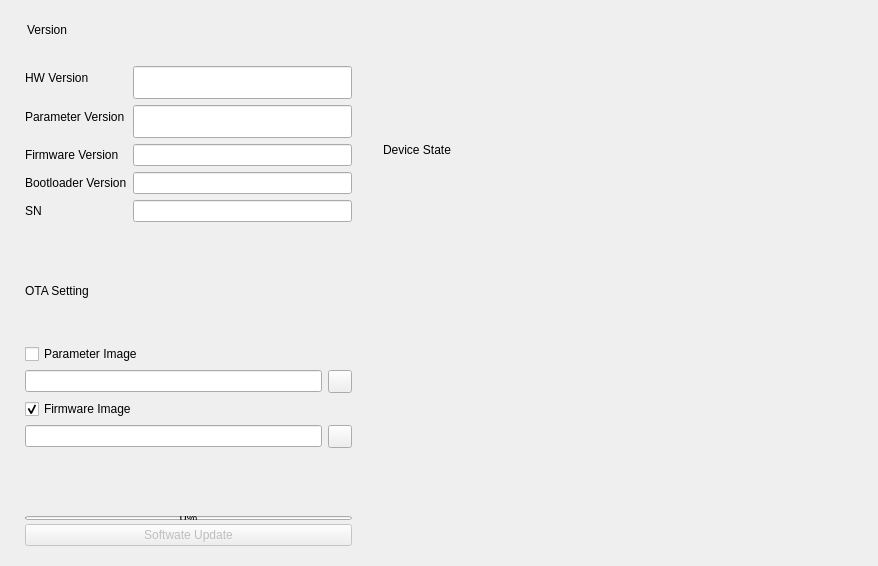
       <widget class="QWidget" name="BMS_TAB">
        <attribute name="title">
         <string>BMS</string>
        </attribute>
        <layout class="QHBoxLayout" name="horizontalLayout_18">
         <item>
          <widget class="CardWidget" name="SettingCard_3">
           <property name="sizePolicy">
            <sizepolicy hsizetype="Preferred" vsizetype="Expanding">
             <horstretch>0</horstretch>
             <verstretch>0</verstretch>
            </sizepolicy>
           </property>
           <property name="minimumSize">
            <size>
             <width>350</width>
             <height>0</height>
            </size>
           </property>
           <property name="maximumSize">
            <size>
             <width>400</width>
             <height>16777215</height>
            </size>
           </property>
           <property name="styleSheet">
            <string notr="true"/>
           </property>
           <layout class="QVBoxLayout" name="verticalLayout_14">
            <item>
             <layout class="QVBoxLayout" name="verticalLayout_15">
              <item>
               <layout class="QHBoxLayout" name="horizontalLayout_15">
                <property name="leftMargin">
                 <number>5</number>
                </property>
                <item>
                 <spacer name="horizontalSpacer_16">
                  <property name="orientation">
                   <enum>Qt::Horizontal</enum>
                  </property>
                  <property name="sizeType">
                   <enum>QSizePolicy::Fixed</enum>
                  </property>
                  <property name="sizeHint" stdset="0">
                   <size>
                    <width>2</width>
                    <height>20</height>
                   </size>
                  </property>
                 </spacer>
                </item>
                <item>
                 <widget class="StrongBodyLabel" name="ParamConfLabel_3">
                  <property name="text">
                   <string>Version</string>
                  </property>
                 </widget>
                </item>
                <item>
                 <spacer name="horizontalSpacer_17">
                  <property name="orientation">
                   <enum>Qt::Horizontal</enum>
                  </property>
                  <property name="sizeHint" stdset="0">
                   <size>
                    <width>40</width>
                    <height>20</height>
                   </size>
                  </property>
                 </spacer>
                </item>
               </layout>
              </item>
              <item>
               <layout class="QVBoxLayout" name="verticalLayout_16">
                <property name="leftMargin">
                 <number>5</number>
                </property>
                <property name="topMargin">
                 <number>10</number>
                </property>
                <item>
                 <layout class="QFormLayout" name="formLayout_3">
                  <property name="topMargin">
                   <number>10</number>
                  </property>
                  <property name="bottomMargin">
                   <number>10</number>
                  </property>
                  <item row="0" column="0">
                   <widget class="BodyLabel" name="BodyLabel_PID_3">
                    <property name="sizePolicy">
                     <sizepolicy hsizetype="Expanding" vsizetype="Preferred">
                      <horstretch>0</horstretch>
                      <verstretch>0</verstretch>
                     </sizepolicy>
                    </property>
                    <property name="minimumSize">
                     <size>
                      <width>0</width>
                      <height>0</height>
                     </size>
                    </property>
                    <property name="maximumSize">
                     <size>
                      <width>16777215</width>
                      <height>16777215</height>
                     </size>
                    </property>
                    <property name="text">
                     <string>HW Version</string>
                    </property>
                   </widget>
                  </item>
                  <item row="0" column="1">
                   <widget class="LineEdit" name="HWVersion_3">
                    <property name="sizePolicy">
                     <sizepolicy hsizetype="Expanding" vsizetype="Fixed">
                      <horstretch>0</horstretch>
                      <verstretch>0</verstretch>
                     </sizepolicy>
                    </property>
                    <property name="minimumSize">
                     <size>
                      <width>180</width>
                      <height>33</height>
                     </size>
                    </property>
                    <property name="text">
                     <string/>
                    </property>
                    <property name="readOnly">
                     <bool>true</bool>
                    </property>
                    <property name="clearButtonEnabled">
                     <bool>false</bool>
                    </property>
                   </widget>
                  </item>
                  <item row="2" column="0">
                   <widget class="BodyLabel" name="BodyLabel_7">
                    <property name="text">
                     <string>Firmware Version</string>
                    </property>
                   </widget>
                  </item>
                  <item row="2" column="1">
                   <widget class="LineEdit" name="FirmwareVersion_3">
                    <property name="readOnly">
                     <bool>true</bool>
                    </property>
                   </widget>
                  </item>
                  <item row="3" column="0">
                   <widget class="BodyLabel" name="BodyLabel_8">
                    <property name="text">
                     <string>Bootloader Version</string>
                    </property>
                   </widget>
                  </item>
                  <item row="3" column="1">
                   <widget class="LineEdit" name="BootVersion_3">
                    <property name="readOnly">
                     <bool>true</bool>
                    </property>
                   </widget>
                  </item>
                  <item row="4" column="0">
                   <widget class="BodyLabel" name="BodyLabel_9">
                    <property name="text">
                     <string>SN</string>
                    </property>
                   </widget>
                  </item>
                  <item row="4" column="1">
                   <widget class="LineEdit" name="SN_3">
                    <property name="readOnly">
                     <bool>true</bool>
                    </property>
                   </widget>
                  </item>
                  <item row="1" column="1">
                   <widget class="LineEdit" name="ParameterVersion_3">
                    <property name="sizePolicy">
                     <sizepolicy hsizetype="Expanding" vsizetype="Fixed">
                      <horstretch>0</horstretch>
                      <verstretch>0</verstretch>
                     </sizepolicy>
                    </property>
                    <property name="minimumSize">
                     <size>
                      <width>154</width>
                      <height>33</height>
                     </size>
                    </property>
                    <property name="text">
                     <string/>
                    </property>
                    <property name="readOnly">
                     <bool>true</bool>
                    </property>
                    <property name="clearButtonEnabled">
                     <bool>true</bool>
                    </property>
                   </widget>
                  </item>
                  <item row="1" column="0">
                   <widget class="BodyLabel" name="BodyLabel_MAC_3">
                    <property name="sizePolicy">
                     <sizepolicy hsizetype="Expanding" vsizetype="Preferred">
                      <horstretch>0</horstretch>
                      <verstretch>0</verstretch>
                     </sizepolicy>
                    </property>
                    <property name="minimumSize">
                     <size>
                      <width>39</width>
                      <height>0</height>
                     </size>
                    </property>
                    <property name="maximumSize">
                     <size>
                      <width>16777215</width>
                      <height>16777215</height>
                     </size>
                    </property>
                    <property name="text">
                     <string>Parameter Version</string>
                    </property>
                   </widget>
                  </item>
                 </layout>
                </item>
                <item>
                 <spacer name="verticalSpacer_12">
                  <property name="orientation">
                   <enum>Qt::Vertical</enum>
                  </property>
                  <property name="sizeHint" stdset="0">
                   <size>
                    <width>20</width>
                    <height>40</height>
                   </size>
                  </property>
                 </spacer>
                </item>
                <item>
                 <widget class="HorizontalSeparator" name="HorizontalSeparator_3"/>
                </item>
                <item>
                 <widget class="StrongBodyLabel" name="StrongBodyLabel_3">
                  <property name="sizePolicy">
                   <sizepolicy hsizetype="Preferred" vsizetype="Expanding">
                    <horstretch>0</horstretch>
                    <verstretch>0</verstretch>
                   </sizepolicy>
                  </property>
                  <property name="minimumSize">
                   <size>
                    <width>0</width>
                    <height>0</height>
                   </size>
                  </property>
                  <property name="text">
                   <string>OTA Setting</string>
                  </property>
                 </widget>
                </item>
                <item>
                 <spacer name="verticalSpacer">
                  <property name="orientation">
                   <enum>Qt::Vertical</enum>
                  </property>
                  <property name="sizeHint" stdset="0">
                   <size>
                    <width>20</width>
                    <height>40</height>
                   </size>
                  </property>
                 </spacer>
                </item>
                <item>
                 <widget class="CheckBox" name="CheckBox_Param_3">
                  <property name="enabled">
                   <bool>true</bool>
                  </property>
                  <property name="text">
                   <string>Parameter Image</string>
                  </property>
                  <property name="iconSize">
                   <size>
                    <width>8</width>
                    <height>8</height>
                   </size>
                  </property>
                 </widget>
                </item>
                <item>
                 <layout class="QHBoxLayout" name="ParamFileLayOut_3">
                  <property name="topMargin">
                   <number>0</number>
                  </property>
                  <item>
                   <widget class="LineEdit" name="ParamFileName_3"/>
                  </item>
                  <item>
                   <widget class="ToolButton" name="ParamFileToolButton_3">
                    <property name="text">
                     <string/>
                    </property>
                   </widget>
                  </item>
                 </layout>
                </item>
                <item>
                 <widget class="CheckBox" name="CheckBox_Firmware_3">
                  <property name="text">
                   <string>Firmware Image</string>
                  </property>
                  <property name="checked">
                   <bool>true</bool>
                  </property>
                 </widget>
                </item>
                <item>
                 <layout class="QHBoxLayout" name="FirmFileLayOut_3">
                  <property name="topMargin">
                   <number>0</number>
                  </property>
                  <item>
                   <widget class="LineEdit" name="FirmFileName_3"/>
                  </item>
                  <item>
                   <widget class="ToolButton" name="FirmFileToolButton_3"/>
                  </item>
                 </layout>
                </item>
                <item>
                 <spacer name="verticalSpacer_14">
                  <property name="orientation">
                   <enum>Qt::Vertical</enum>
                  </property>
                  <property name="sizeHint" stdset="0">
                   <size>
                    <width>20</width>
                    <height>40</height>
                   </size>
                  </property>
                 </spacer>
                </item>
                <item>
                 <widget class="BodyLabel" name="OTAStateLabel_3">
                  <property name="text">
                   <string/>
                  </property>
                  <property name="alignment">
                   <set>Qt::AlignCenter</set>
                  </property>
                 </widget>
                </item>
                <item>
                 <widget class="ProgressBar" name="UpdateProgressBar_3">
                  <property name="sizePolicy">
                   <sizepolicy hsizetype="Expanding" vsizetype="Minimum">
                    <horstretch>0</horstretch>
                    <verstretch>0</verstretch>
                   </sizepolicy>
                  </property>
                  <property name="minimumSize">
                   <size>
                    <width>0</width>
                    <height>4</height>
                   </size>
                  </property>
                  <property name="maximumSize">
                   <size>
                    <width>16777215</width>
                    <height>0</height>
                   </size>
                  </property>
                  <property name="baseSize">
                   <size>
                    <width>0</width>
                    <height>0</height>
                   </size>
                  </property>
                  <property name="autoFillBackground">
                   <bool>false</bool>
                  </property>
                  <property name="value">
                   <number>0</number>
                  </property>
                  <property name="textVisible">
                   <bool>true</bool>
                  </property>
                  <property name="orientation">
                   <enum>Qt::Horizontal</enum>
                  </property>
                  <property name="invertedAppearance">
                   <bool>false</bool>
                  </property>
                  <property name="textDirection">
                   <enum>QProgressBar::TopToBottom</enum>
                  </property>
                  <property name="useAni">
                   <bool>false</bool>
                  </property>
                  <property name="val">
                   <double>0.000000000000000</double>
                  </property>
                 </widget>
                </item>
                <item>
                 <widget class="PrimaryPushButton" name="ButtonStartOTA_3">
                  <property name="enabled">
                   <bool>false</bool>
                  </property>
                  <property name="sizePolicy">
                   <sizepolicy hsizetype="Expanding" vsizetype="Fixed">
                    <horstretch>0</horstretch>
                    <verstretch>0</verstretch>
                   </sizepolicy>
                  </property>
                  <property name="text">
                   <string>Softwate Update</string>
                  </property>
                  <property name="autoDefault">
                   <bool>true</bool>
                  </property>
                 </widget>
                </item>
               </layout>
              </item>
             </layout>
            </item>
           </layout>
          </widget>
         </item>
         <item>
          <widget class="CardWidget" name="DeviceCard_3">
           <property name="sizePolicy">
            <sizepolicy hsizetype="Preferred" vsizetype="Preferred">
             <horstretch>0</horstretch>
             <verstretch>0</verstretch>
            </sizepolicy>
           </property>
           <property name="minimumSize">
            <size>
             <width>500</width>
             <height>0</height>
            </size>
           </property>
           <property name="maximumSize">
            <size>
             <width>16777215</width>
             <height>16777215</height>
            </size>
           </property>
           <layout class="QVBoxLayout" name="verticalLayout_10">
            <property name="sizeConstraint">
             <enum>QLayout::SetDefaultConstraint</enum>
            </property>
            <item>
             <layout class="QVBoxLayout" name="verticalLayout_11" stretch="0,0">
              <property name="sizeConstraint">
               <enum>QLayout::SetMinAndMaxSize</enum>
              </property>
              <item>
               <layout class="QHBoxLayout" name="horizontalLayout_14">
                <property name="leftMargin">
                 <number>5</number>
                </property>
                <item>
                 <spacer name="horizontalSpacer_14">
                  <property name="orientation">
                   <enum>Qt::Horizontal</enum>
                  </property>
                  <property name="sizeType">
                   <enum>QSizePolicy::Fixed</enum>
                  </property>
                  <property name="sizeHint" stdset="0">
                   <size>
                    <width>2</width>
                    <height>20</height>
                   </size>
                  </property>
                 </spacer>
                </item>
                <item>
                 <widget class="StrongBodyLabel" name="DataProgressLabel_3">
                  <property name="text">
                   <string>Device State</string>
                  </property>
                 </widget>
                </item>
                <item>
                 <spacer name="horizontalSpacer_15">
                  <property name="orientation">
                   <enum>Qt::Horizontal</enum>
                  </property>
                  <property name="sizeHint" stdset="0">
                   <size>
                    <width>40</width>
                    <height>20</height>
                   </size>
                  </property>
                 </spacer>
                </item>
               </layout>
              </item>
              <item>
               <layout class="QVBoxLayout" name="DeviceStateLayout_3">
                <property name="leftMargin">
                 <number>6</number>
                </property>
                <property name="topMargin">
                 <number>6</number>
                </property>
                <item>
                 <layout class="QHBoxLayout" name="horizontalLayout_25">
                  <property name="topMargin">
                   <number>5</number>
                  </property>
                  <item>
                   <widget class="IconInfoBadge" name="connStateIcon_3">
                    <property name="textFormat">
                     <enum>Qt::AutoText</enum>
                    </property>
                    <property name="level" stdset="0">
                     <string>Success</string>
                    </property>
                   </widget>
                  </item>
                  <item>
                   <widget class="BodyLabel" name="connStateLabel_3">
                    <property name="sizePolicy">
                     <sizepolicy hsizetype="Fixed" vsizetype="Preferred">
                      <horstretch>0</horstretch>
                      <verstretch>0</verstretch>
                     </sizepolicy>
                    </property>
                    <property name="minimumSize">
                     <size>
                      <width>0</width>
                      <height>0</height>
                     </size>
                    </property>
                    <property name="text">
                     <string/>
                    </property>
                    <property name="alignment">
                     <set>Qt::AlignLeading|Qt::AlignLeft|Qt::AlignTop</set>
                    </property>
                   </widget>
                  </item>
                  <item>
                   <spacer name="horizontalSpacer_3">
                    <property name="orientation">
                     <enum>Qt::Horizontal</enum>
                    </property>
                    <property name="sizeHint" stdset="0">
                     <size>
                      <width>40</width>
                      <height>20</height>
                     </size>
                    </property>
                   </spacer>
                  </item>
                 </layout>
                </item>
               </layout>
              </item>
             </layout>
            </item>
           </layout>
          </widget>
         </item>
        </layout>
       </widget>
